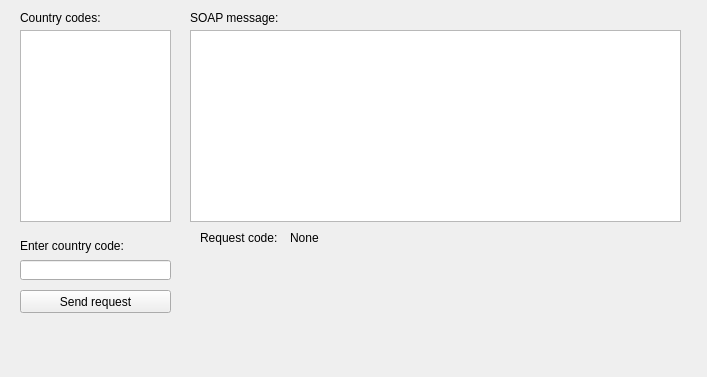
<?xml version="1.0" encoding="UTF-8"?>
<ui version="4.0">
 <class>soap_client</class>
 <widget class="QWidget" name="soap_client">
  <property name="geometry">
   <rect>
    <x>0</x>
    <y>0</y>
    <width>707</width>
    <height>377</height>
   </rect>
  </property>
  <property name="windowTitle">
   <string>SOAP client</string>
  </property>
  <widget class="QListView" name="listView_country_codes">
   <property name="geometry">
    <rect>
     <x>20</x>
     <y>30</y>
     <width>151</width>
     <height>192</height>
    </rect>
   </property>
  </widget>
  <widget class="QLabel" name="label_country_codes">
   <property name="geometry">
    <rect>
     <x>20</x>
     <y>10</y>
     <width>151</width>
     <height>16</height>
    </rect>
   </property>
   <property name="text">
    <string>Country codes:</string>
   </property>
  </widget>
  <widget class="QLabel" name="label_enter_country_code">
   <property name="geometry">
    <rect>
     <x>20</x>
     <y>236</y>
     <width>151</width>
     <height>20</height>
    </rect>
   </property>
   <property name="text">
    <string>Enter country code:</string>
   </property>
  </widget>
  <widget class="QLineEdit" name="lineEdit_enter_country_code">
   <property name="geometry">
    <rect>
     <x>20</x>
     <y>260</y>
     <width>151</width>
     <height>20</height>
    </rect>
   </property>
  </widget>
  <widget class="QPushButton" name="pushButton_send_request">
   <property name="geometry">
    <rect>
     <x>20</x>
     <y>290</y>
     <width>151</width>
     <height>23</height>
    </rect>
   </property>
   <property name="text">
    <string>Send request</string>
   </property>
  </widget>
  <widget class="QTextBrowser" name="textBrowser_soap_message">
   <property name="geometry">
    <rect>
     <x>190</x>
     <y>30</y>
     <width>491</width>
     <height>192</height>
    </rect>
   </property>
  </widget>
  <widget class="QLabel" name="label_request_code">
   <property name="geometry">
    <rect>
     <x>200</x>
     <y>230</y>
     <width>81</width>
     <height>16</height>
    </rect>
   </property>
   <property name="text">
    <string>Request code:</string>
   </property>
  </widget>
  <widget class="QLabel" name="label_show_request_code">
   <property name="geometry">
    <rect>
     <x>290</x>
     <y>230</y>
     <width>61</width>
     <height>16</height>
    </rect>
   </property>
   <property name="text">
    <string>None</string>
   </property>
  </widget>
  <widget class="QLabel" name="label">
   <property name="geometry">
    <rect>
     <x>190</x>
     <y>10</y>
     <width>491</width>
     <height>16</height>
    </rect>
   </property>
   <property name="text">
    <string>SOAP message:</string>
   </property>
  </widget>
 </widget>
 <resources/>
 <connections/>
</ui>
